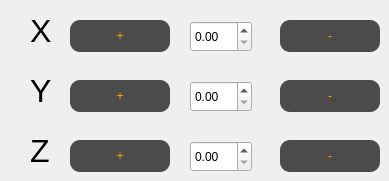
    <widget class="QWidget" name="tab_1">
     <attribute name="title">
      <string>Move</string>
     </attribute>
     <widget class="QLabel" name="label_21">
      <property name="geometry">
       <rect>
        <x>30</x>
        <y>70</y>
        <width>51</width>
        <height>41</height>
       </rect>
      </property>
      <property name="font">
       <font>
        <pointsize>24</pointsize>
       </font>
      </property>
      <property name="text">
       <string>Y</string>
      </property>
     </widget>
     <widget class="QLabel" name="label_22">
      <property name="geometry">
       <rect>
        <x>30</x>
        <y>130</y>
        <width>51</width>
        <height>41</height>
       </rect>
      </property>
      <property name="font">
       <font>
        <pointsize>24</pointsize>
       </font>
      </property>
      <property name="text">
       <string>Z</string>
      </property>
     </widget>
     <widget class="QLabel" name="label_23">
      <property name="geometry">
       <rect>
        <x>30</x>
        <y>10</y>
        <width>51</width>
        <height>41</height>
       </rect>
      </property>
      <property name="font">
       <font>
        <pointsize>24</pointsize>
       </font>
      </property>
      <property name="text">
       <string>X</string>
      </property>
     </widget>
     <widget class="QPushButton" name="B_PLUS_MOVE_Z">
      <property name="geometry">
       <rect>
        <x>70</x>
        <y>140</y>
        <width>100</width>
        <height>32</height>
       </rect>
      </property>
      <property name="styleSheet">
       <string notr="true">QPushButton{
	background-color: rgb(75, 75, 75);
	
	border-color: solid black;
	border-width: 1px;
	border-radius: 10px;
	color: orange; 
}

QPushButton:hover {
    background-color: rgb(90, 90, 90);
}

QPushButton:pressed {
    background-color: rgb(75, 75, 75);
}</string>
      </property>
      <property name="text">
       <string>+</string>
      </property>
     </widget>
     <widget class="QPushButton" name="B_MINUS_MOVE_Z">
      <property name="geometry">
       <rect>
        <x>280</x>
        <y>140</y>
        <width>100</width>
        <height>32</height>
       </rect>
      </property>
      <property name="styleSheet">
       <string notr="true">QPushButton{
	background-color: rgb(75, 75, 75);
	
	border-color: solid black;
	border-width: 1px;
	border-radius: 10px;
	color: orange; 
}

QPushButton:hover {
    background-color: rgb(90, 90, 90);
}

QPushButton:pressed {
    background-color: rgb(75, 75, 75);
}</string>
      </property>
      <property name="text">
       <string>-</string>
      </property>
     </widget>
     <widget class="QDoubleSpinBox" name="doubleSpinBox_MOVE_Z">
      <property name="geometry">
       <rect>
        <x>190</x>
        <y>141</y>
        <width>62</width>
        <height>31</height>
       </rect>
      </property>
      <property name="maximum">
       <double>10.000000000000000</double>
      </property>
      <property name="singleStep">
       <double>0.100000000000000</double>
      </property>
     </widget>
     <widget class="QPushButton" name="B_PLUS_MOVE_Y">
      <property name="geometry">
       <rect>
        <x>70</x>
        <y>80</y>
        <width>100</width>
        <height>32</height>
       </rect>
      </property>
      <property name="styleSheet">
       <string notr="true">QPushButton{
	background-color: rgb(75, 75, 75);
	
	border-color: solid black;
	border-width: 1px;
	border-radius: 10px;
	color: orange; 
}

QPushButton:hover {
    background-color: rgb(90, 90, 90);
}

QPushButton:pressed {
    background-color: rgb(75, 75, 75);
}</string>
      </property>
      <property name="text">
       <string>+</string>
      </property>
     </widget>
     <widget class="QDoubleSpinBox" name="doubleSpinBox_Y_MOVE">
      <property name="geometry">
       <rect>
        <x>190</x>
        <y>81</y>
        <width>62</width>
        <height>31</height>
       </rect>
      </property>
      <property name="maximum">
       <double>10.000000000000000</double>
      </property>
      <property name="singleStep">
       <double>0.100000000000000</double>
      </property>
     </widget>
     <widget class="QPushButton" name="B_MINUS_MOVE_Y">
      <property name="geometry">
       <rect>
        <x>280</x>
        <y>80</y>
        <width>100</width>
        <height>32</height>
       </rect>
      </property>
      <property name="styleSheet">
       <string notr="true">QPushButton{
	background-color: rgb(75, 75, 75);
	
	border-color: solid black;
	border-width: 1px;
	border-radius: 10px;
	color: orange; 
}

QPushButton:hover {
    background-color: rgb(90, 90, 90);
}

QPushButton:pressed {
    background-color: rgb(75, 75, 75);
}</string>
      </property>
      <property name="text">
       <string>-</string>
      </property>
     </widget>
     <widget class="QPushButton" name="B_PLUS_MOVE_X">
      <property name="geometry">
       <rect>
        <x>70</x>
        <y>20</y>
        <width>100</width>
        <height>32</height>
       </rect>
      </property>
      <property name="styleSheet">
       <string notr="true">QPushButton{
	background-color: rgb(75, 75, 75);
	
	border-color: solid black;
	border-width: 1px;
	border-radius: 10px;
	color: orange; 
}

QPushButton:hover {
    background-color: rgb(90, 90, 90);
}

QPushButton:pressed {
    background-color: rgb(75, 75, 75);
}</string>
      </property>
      <property name="text">
       <string>+</string>
      </property>
     </widget>
     <widget class="QDoubleSpinBox" name="doubleSpinBox_X_MOVE">
      <property name="geometry">
       <rect>
        <x>190</x>
        <y>21</y>
        <width>62</width>
        <height>31</height>
       </rect>
      </property>
      <property name="minimum">
       <double>0.000000000000000</double>
      </property>
      <property name="maximum">
       <double>10.000000000000000</double>
      </property>
      <property name="singleStep">
       <double>0.100000000000000</double>
      </property>
     </widget>
     <widget class="QPushButton" name="B_MINUS_MOVE_X">
      <property name="geometry">
       <rect>
        <x>280</x>
        <y>20</y>
        <width>100</width>
        <height>32</height>
       </rect>
      </property>
      <property name="styleSheet">
       <string notr="true">QPushButton{
	background-color: rgb(75, 75, 75);
	
	border-color: solid black;
	border-width: 1px;
	border-radius: 10px;
	color: orange; 
}

QPushButton:hover {
    background-color: rgb(90, 90, 90);
}

QPushButton:pressed {
    background-color: rgb(75, 75, 75);
}</string>
      </property>
      <property name="text">
       <string>-</string>
      </property>
     </widget>
    </widget>
